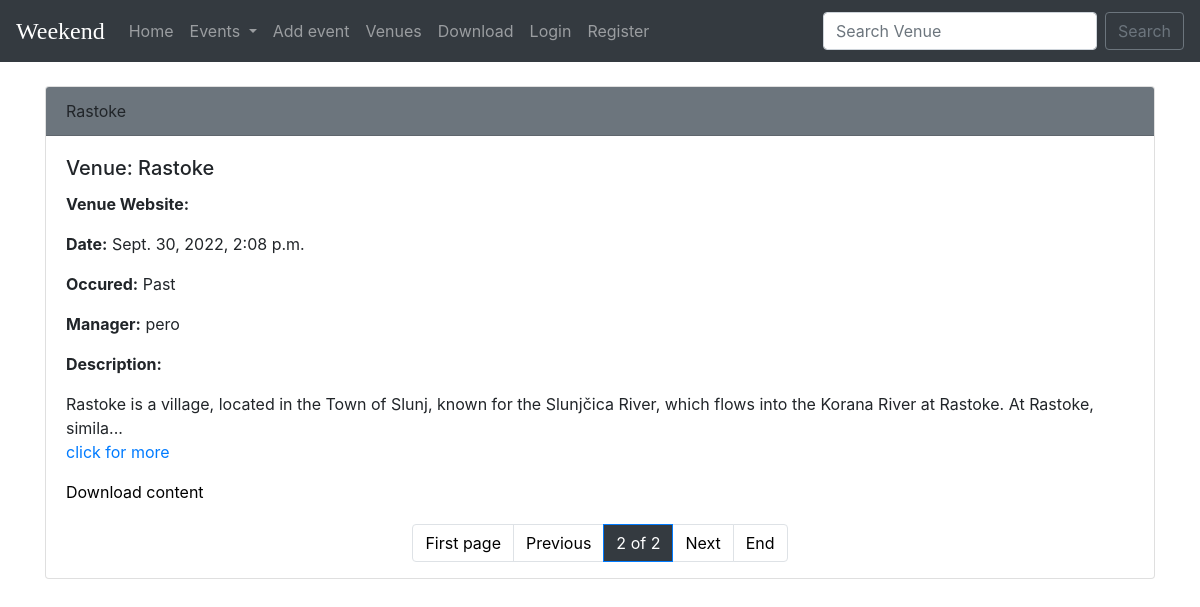
The page /events?page=3 on the database as committed earlier.
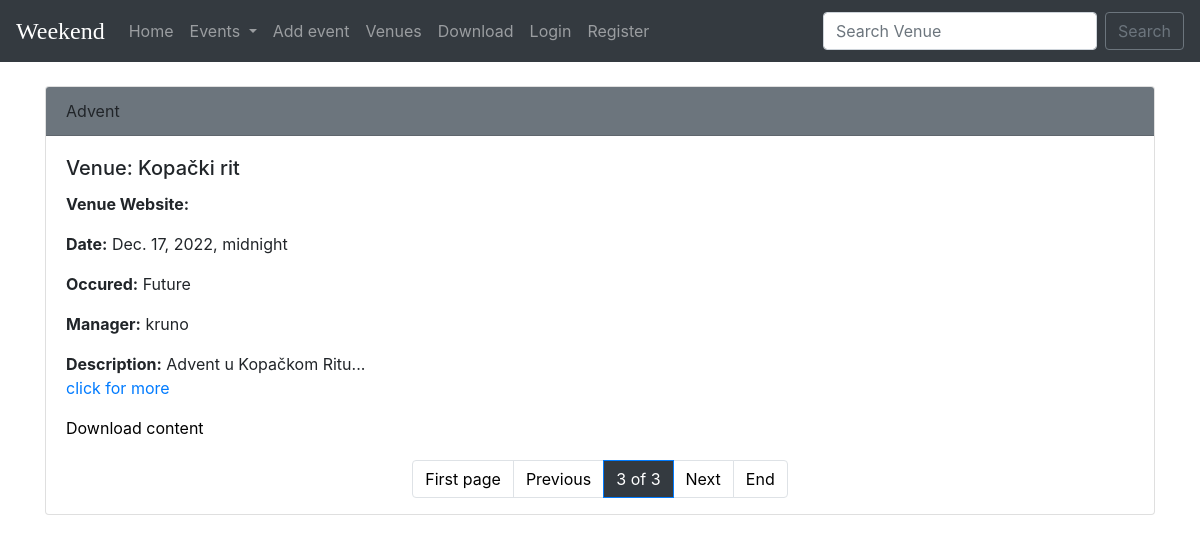
The same page on the database as committed later.
### events/models.py (models this page shows, shortened)
class Event(models.Model):
    name = models.CharField(verbose_name="Event name",max_length=100)
    event_date = models.DateTimeField("Event date")
    venue = models.ForeignKey(Venue,on_delete=models.CASCADE)
    manager = models.ForeignKey(User,on_delete = models.SET_NULL,blank = True,null = True)
    description = models.TextField(blank = True)
    attendees = models.ManyToManyField(MyClubUsers,blank = True)
    approved =  models.BooleanField(default=False) # if approved return TRUE, else FALSE
    @property
    def is_past_or_future(self):
        today = datetime.date.today()
        if self.event_date.date() < today:
             time = "Past"
        elif self.event_date.date() == today:
            time = "Today"
        else:
            time = "Future"
        return time

class Venue(models.Model):
    name = models.CharField(max_length=200)
    address = models.CharField(max_length=200)
    zip_code = models.CharField(max_length=10)
    image  = models.ImageField(blank = True,null = True,upload_to ="images/")
    owner  = models.IntegerField(blank = False,default = 1)
    phone = models.CharField("Contact",max_length = 20,blank = True)
    web = models.URLField(blank = True)
    email_address = models.EmailField(max_length=100,blank = True)

### events/views.py (the view)
# urls.py: path("events",view=all_events,name = "all_events"),
def all_events(request):
    events_list = Event.objects.all().order_by("event_date","venue")
    paginator = Paginator(Event.objects.filter(approved = True).order_by("event_date"),1)
    page = request.GET.get("page")
    events = paginator.get_page(page)
    return render (request,"event/event_list.html",{
        "events_list":events_list,
        "events":events
    })

### templates/event/event_list.html (shortened to what this page needs)
{% extends 'core/base.html' %}
{% block content %}
{% if user.is_authenticated %}
<div>
<button class = "btn btn-outline-secondary">
  <a href = "{% url 'add_event' %}" style = "color:black">+ Add event</a></button>
  </div>
{% for event in events %}
{% if event.approved %}
<div class = "card">
<div class="card-header bg-secondary">
      <strong>{{ event.name }}</strong>      <p class="card-text"> Days till event: {{event.days_till}} day(s)</p>
    </div>
    <div class="card-body">
      <h5 class="card-title">Venue: {{event.venue.name}} </h5>
      <p class = "card-text"><b>Venue Website:</b> <small>{{event.venue.web}}</small></p>
      <p class="card-text"><b>Date:</b> {{event.event_date}}</p>
      <p class="card-text"><b>Occured:</b> {{event.is_past_or_future}}</p>
      <p class="card-text"><b>Manager:</b> {{event.manager}}</p>
      <p class="card-text"><b>Description:</b> {{event.description|safe|slice:":150"}}...<br><a href ="{% url 'event_detail' event.id %}">click for more</a></p>
      <p class="card-text"><b>Approved:</b> {{event.approved}}</p>
      <p class="card-text"><a href = "{% url 'event_pdf' event.id %}" style = "color:black">Download content</a></p>
               {% if user == event.manager%}
                <div class = "card-footer text-muted">
                 <a href = "{% url 'update_event' event.id %}" style = "color:black">
                   <button class = "btn btn-outline-secondary" type = "submit" style = "color:black">Update {{event.name}}</button></a>
                 <a href = "{% url 'delete_event' event.id %}" style = "color:black">
                   <button class = "btn btn-outline-danger" type = "submit" style = "color:red">Delete {{event.name}}</button></a>
               </div>
               {% endif %}
    {%else%}
    <div align = "center">
     <b> Other events have not been approved yet!</b>
    </div><br>
    {% endif %}
</div>
{% endfor %}
</div>
<center>
  <nav aria-label="...">
  <ul class="pagination justify-content-center">
    {% if events.has_previous %}
    <li class="page-item">
      <a class="page-link" href="?page=1" tabindex="-1" style="color:black">First page</a>
    </li>
    <li class="page-item dark">
      <a class="page-link" href="?page={{events.previous_page_number}}" tabindex="-1" style="color:black">Previous</a>
    </li>
    {% else %}
    <li class="page-item">
      <a class="page-link"  tabindex="-1" style="color:black">First page</a>
    </li>
    <li class="page-item ">
      <a class="page-link"tabindex="-1" style="color:black">Previous</a>
    </li>
    {% endif %}
    <li class="page-item active ">
      <a class="page-link bg-dark" href="#">{{ events.number}} of {{events.paginator.num_pages}}</a>
    </li>
    {% if events.has_next %}
    <li class="page-item"><a class="page-link" href="?page={{events.next_page_number}}" style="color:black">Next</a></li>
    <li class="page-item">
      <a class="page-link" href="?page={{events.paginator.num_pages}}" style="color:black">End</a>
    </li>
    {% else %}
    <li class="page-item"><a class="page-link"style="color:black" >Next</a></li>
    <li class="page-item">
      <a class="page-link"style="color:black" >End</a>
    </li>
    {% endif %}
  </ul>
</nav>
</center>
{% else %}
{% for event in events %}
{% if event.approved %}
<div class = "card">
  <div class="card-header bg-secondary">
    {{ event.name }}
    </div>
    <div class="card-body">
      <h5 class="card-title">Venue: {{event.venue.name}}</h5>
      <p class = "card-text"><b>Venue Website:</b> <small>{{event.venue.web}}</small></p>
      <p class="card-text"><b>Date:</b> {{event.event_date}}</p>
      <p class="card-text"><b>Occured:</b> {{event.is_past_or_future}}</p>
      <p class="card-text"><b>Manager:</b> {{event.manager}}</p>
      <p class="card-text"><b>Description:</b> {{event.description|safe|slice:":150"}}...<br><a href ="{% url 'event_detail' event.id %}">click for more</a></p>
      <p class="card-text"><a href = "{% url 'event_pdf' event.id %}" style = "color:black">Download content</a></p>
      {% endif %}
      {% endfor %}
    </div>
    <center>
      <nav aria-label="...">
        <ul class="pagination justify-content-center">
          {% if events.has_previous %}
          <li class="page-item">
            <a class="page-link" href="?page=1" tabindex="-1" style="color:black">First page</a>
          </li>
          <li class="page-item dark">
            <a class="page-link" href="?page={{events.previous_page_number}}" tabindex="-1" style="color:black">Previous</a>
          </li>
    {% endif %}
    <li class="page-item active ">
      <a class="page-link bg-dark" href="#">{{ events.number}} of {{events.paginator.num_pages}}</a>
    </li>
    {% if events.has_next %}
    <li class="page-item"><a class="page-link" href="?page={{events.next_page_number}}"style="color:black">Next</a></li>
    <li class="page-item">
      <a class="page-link" href="?page={{events.paginator.num_pages}}" style="color:black">End</a>
    </li>
    {% else %}
    <li class="page-item"><a class="page-link"style="color:black" >Next</a></li>
    <li class="page-item">
      <a class="page-link"style="color:black" >End</a>
    </li>
    {% endif %}
  </ul>
</nav>
</center>
{% endif %}
{% endblock %}

### templates/core/base.html (shortened to what this page needs)
<!doctype html>
<html lang="en">
  <head>
    <link rel="stylesheet" href="https://cdn.jsdelivr.net/npm/bootstrap@4.0.0/dist/css/bootstrap.min.css">
  </head>
  <body>
    {% include 'core/navbar.html' %}
    <br>
    <div class = "container">
       {% block content %}
        {% endblock %}
    </div>
    <br>
</body>
</html>

### templates/core/navbar.html (shortened to what this page needs)
<nav class="navbar navbar-expand-lg navbar-dark bg-dark">
    <a class="navbar-brand" href="{% url 'home' %}" style ="font-family:Brush Script MT"><big>Weekend</big></a>
    <div class="collapse navbar-collapse" id="navbarSupportedContent">
      <ul class="navbar-nav mr-auto">
        <li class="nav-item">
          <a class="nav-link" href="{% url 'home' %}">Home</a>
        </li>
        <li class="nav-item dropdown">
          <a class="nav-link dropdown-toggle" href="#" id="navbarDropdown" role="button" data-toggle="dropdown" aria-haspopup="true" aria-expanded="false">
            Events
          </a>
        </li>
        <li class="nav-item">
          <a class="nav-link" href="{% url 'add_event' %}">Add event</a>
        </li>
        <li class="nav-item">
          <a class="nav-link" href="{% url 'all_venues' %}">Venues</a>
        </li>
        <li class="nav-item dropdown">
          <a class="nav-link" href="#" id="navbarDropdown" role="button" data-toggle="dropdown" aria-haspopup="true" aria-expanded="false">
            Download
          </a>
        </li>
        {% if user.is_authenticated %}
        <li class="nav-item">
          <a class="nav-link" href="{% url 'logout-user' %}">Logout</a>
        </li>
        {% else %}
        <li class="nav-item">
          <a class="nav-link" href="{% url 'login_user' %}">Login</a>
        </li>
        <li class="nav-item">
          <a class="nav-link" href="{% url 'registration' %}">Register</a>
        </li>
        {% endif %}
      </ul>
      <form class="form-inline my-2 my-lg-0" method = "POST" action ={% url 'search_venue' %} >
        <input class="form-control mr-sm-2" type="search"  placeholder="Search Venue" aria-label="Search" name ="searched">
        <button class="btn btn-outline-secondary my-2 my-sm-0" type="submit">Search</button>
      </form>
    </div>
  </nav>

Rows that differ between the two databases and show on the page:
no longer on this page (row unchanged): Event: name "Rastoke", venue.name "Rastoke", event_date "Sept. 30, 2022, 2:08 p.m.", is_past_or_future "Past", manager "pero", description "Rastoke is a village, located in the Town of Slunj, known for the Slunjčica River, which flows into the Korana River at Rastoke. At Rastoke, simila"
added Event: name "Advent", venue.name "Kopački rit", event_date "Dec. 17, 2022, midnight", is_past_or_future "Future", manager "kruno", description "Advent u Kopačkom Ritu"
Other text that changed with them:
{{ events.number }}: "2" → "3"
{{ events.paginator.num_pages }}: "2" → "3"
